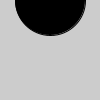
Frame 1 (no input)
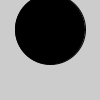
Frame 60 (the mouse pressed at the canvas centre just before this capture)
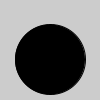
Frame 120 (the mouse held since frame 60 and released just before this capture)

The Processing sketch that drew these frames (run headless with seeded random() and noise(); from frame 60 on, the mouse is pressed at the canvas centre):

// Processing sketch: Ex_07
// ── Ex_07.pde
float y = 0.0;

void setup() {
  size(100, 100);
  smooth();
  fill(0);
}

void draw() {
  background(204);
  ellipse(50, y, 70, 70);
  y += 0.5;
  if (y > 150) {
    y = -50.0;
  }
}
